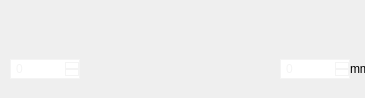
            <widget class="QWidget" name="widget_9" native="true">
             <property name="sizePolicy">
              <sizepolicy hsizetype="Fixed" vsizetype="Expanding">
               <horstretch>0</horstretch>
               <verstretch>0</verstretch>
              </sizepolicy>
             </property>
             <property name="minimumSize">
              <size>
               <width>365</width>
               <height>98</height>
              </size>
             </property>
             <property name="maximumSize">
              <size>
               <width>365</width>
               <height>98</height>
              </size>
             </property>
             <property name="styleSheet">
              <string notr="true">QWidget#widget_9{
background-color: rgb(103, 103, 105);
background:transparent;
}</string>
             </property>
             <layout class="QGridLayout" name="gridLayout_6">
              <property name="margin">
               <number>0</number>
              </property>
              <property name="spacing">
               <number>0</number>
              </property>
              <item row="0" column="0">
               <layout class="QGridLayout" name="gridLayout_5">
                <item row="0" column="0">
                 <spacer name="verticalSpacer">
                  <property name="orientation">
                   <enum>Qt::Vertical</enum>
                  </property>
                  <property name="sizeType">
                   <enum>QSizePolicy::Fixed</enum>
                  </property>
                  <property name="sizeHint" stdset="0">
                   <size>
                    <width>13</width>
                    <height>40</height>
                   </size>
                  </property>
                 </spacer>
                </item>
                <item row="2" column="0">
                 <layout class="QHBoxLayout" name="horizontalLayout_10">
                  <item>
                   <spacer name="horizontalSpacer_13">
                    <property name="orientation">
                     <enum>Qt::Horizontal</enum>
                    </property>
                    <property name="sizeType">
                     <enum>QSizePolicy::Fixed</enum>
                    </property>
                    <property name="sizeHint" stdset="0">
                     <size>
                      <width>10</width>
                      <height>20</height>
                     </size>
                    </property>
                   </spacer>
                  </item>
                  <item>
                   <widget class="QSpinBox" name="spinBoxLeftPart">
                    <property name="minimumSize">
                     <size>
                      <width>70</width>
                      <height>20</height>
                     </size>
                    </property>
                    <property name="maximumSize">
                     <size>
                      <width>70</width>
                      <height>20</height>
                     </size>
                    </property>
                    <property name="styleSheet">
                     <string notr="true">QSpinBox{
color: rgb(244, 244, 244);
}
QSpinBox {
border: 1px solid rgb(244,244,244); 
padding: 1px 1px 1px 3px;
}
QSpinBox::up-button {
border: 1px solid rgb(244,244,244); 
}
QSpinBox::up-arrow {
image: url(:/GuanTan/Resources/jiantou_up.jpg);
width: 6px;
height: 6px;
}
QSpinBox::down-button {
border: 1px solid rgb(244,244,244); 
}
QSpinBox::down-arrow {
image: url(:/GuanTan/Resources/jiantou_down.jpg);
width: 6px;
height: 6px;
}
</string>
                    </property>
                   </widget>
                  </item>
                  <item>
                   <spacer name="horizontalSpacer_9">
                    <property name="orientation">
                     <enum>Qt::Horizontal</enum>
                    </property>
                    <property name="sizeHint" stdset="0">
                     <size>
                      <width>40</width>
                      <height>20</height>
                     </size>
                    </property>
                   </spacer>
                  </item>
                  <item>
                   <widget class="QSpinBox" name="spinBoxRightPart">
                    <property name="minimumSize">
                     <size>
                      <width>70</width>
                      <height>20</height>
                     </size>
                    </property>
                    <property name="maximumSize">
                     <size>
                      <width>70</width>
                      <height>20</height>
                     </size>
                    </property>
                    <property name="styleSheet">
                     <string notr="true">QSpinBox{
color: rgb(244, 244, 244);
}
QSpinBox {
border: 1px solid rgb(244,244,244); 
padding: 1px 1px 1px 3px;
}
QSpinBox::up-button {
border: 1px solid rgb(244,244,244); 
}
QSpinBox::up-arrow {
image: url(:/GuanTan/Resources/jiantou_up.jpg);
width: 6px;
height: 6px;
}
QSpinBox::down-button {
border: 1px solid rgb(244,244,244); 
}
QSpinBox::down-arrow {
image: url(:/GuanTan/Resources/jiantou_down.jpg);
width: 6px;
height: 6px;
}
</string>
                    </property>
                   </widget>
                  </item>
                  <item>
                   <widget class="QLabel" name="label_13">
                    <property name="minimumSize">
                     <size>
                      <width>15</width>
                      <height>0</height>
                     </size>
                    </property>
                    <property name="maximumSize">
                     <size>
                      <width>15</width>
                      <height>16777215</height>
                     </size>
                    </property>
                    <property name="text">
                     <string>mm</string>
                    </property>
                   </widget>
                  </item>
                 </layout>
                </item>
               </layout>
              </item>
             </layout>
            </widget>
